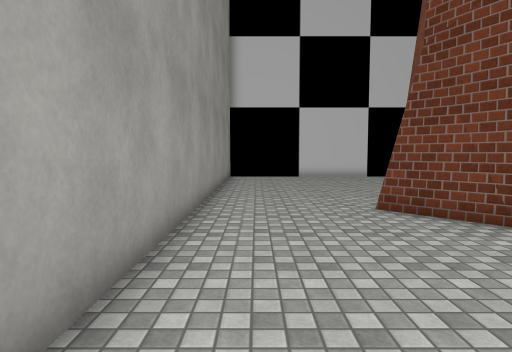
View 1 (above)

14 first-person views from a walk through a 3-D level made in the Unity game engine. The camera is 1.4 m above the floor, tilts 4° down and sees 75° across. The floor is counted in squares, 1 m on a side. Each view is taken from the middle of a square. On the plan, view 1 faces up. The plan holds only what a view shows up to about 15 squares ahead; the rest is blank. The place goes on beyond the plan. The player character is not drawn. Some surface patterns are stand-ins.

View 2
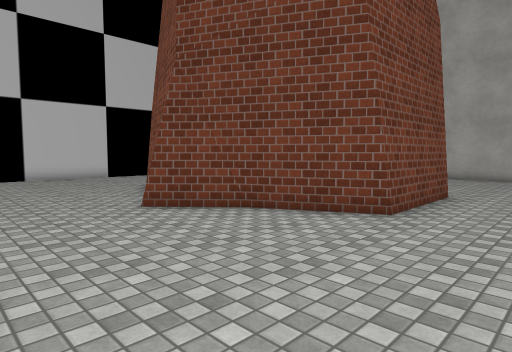

View 3
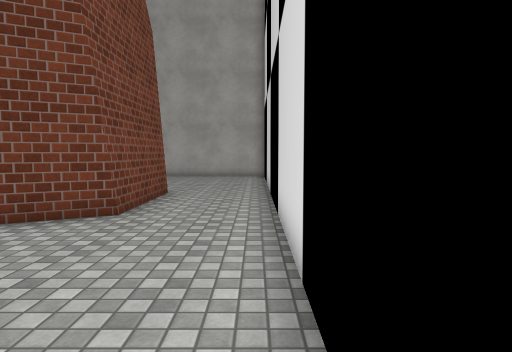

View 4
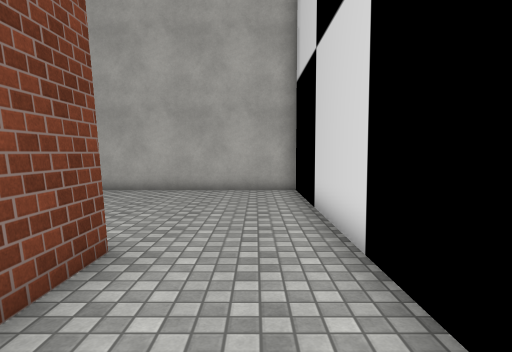

View 5
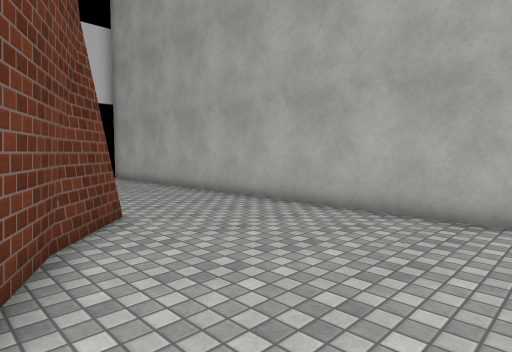

View 6
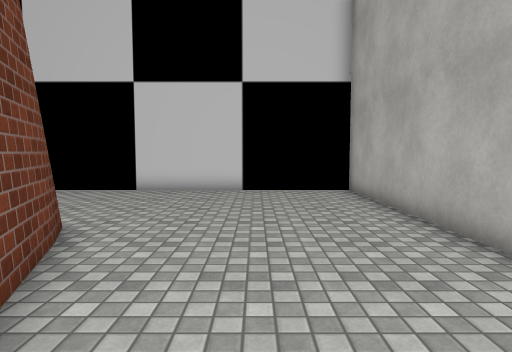

View 7
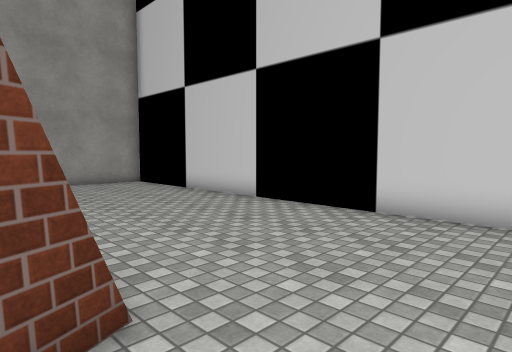

View 8
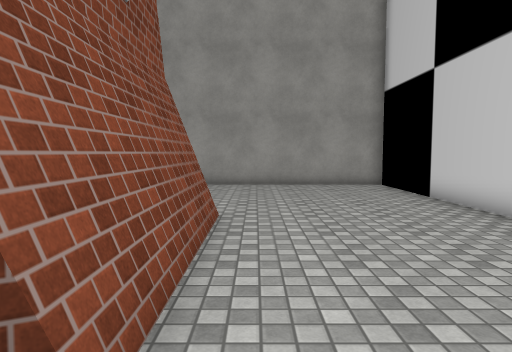

View 9
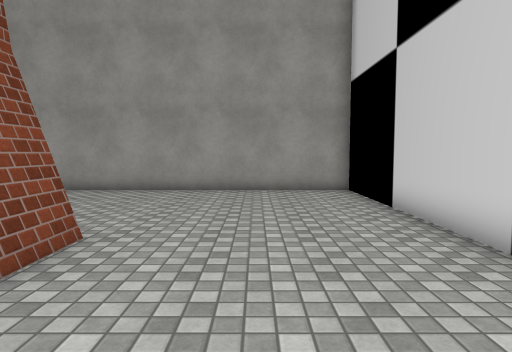

View 10
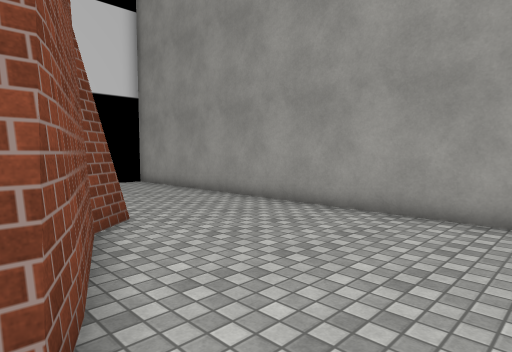

View 11
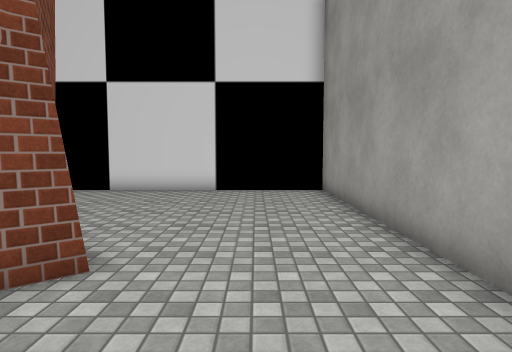

View 12
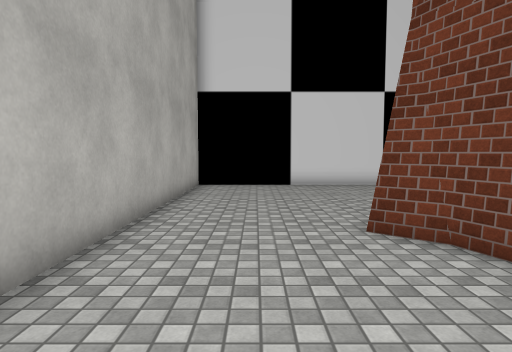

View 13
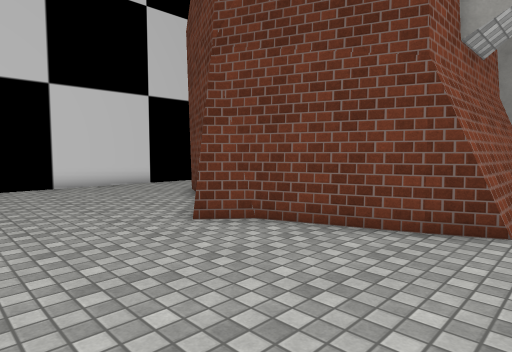

View 14
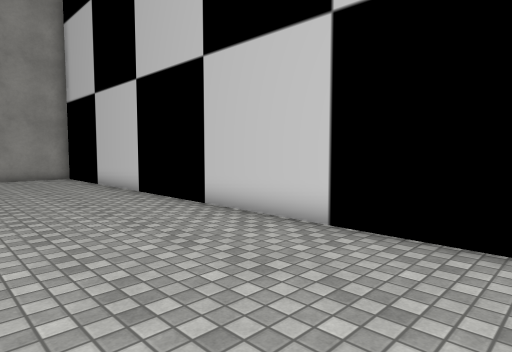

### Floor plan
Points are (right, up) in squares from view 1. A wall is a line through its corners. A room is listed if a view was taken in it or the views show most of it. See-through windows are left out.
Room 1 (views 1, 2, 3, 4, 5, 6, 7, 8, 9, 10, 11, 12, 13, 14)
walls: (5.4, 12.8) (11.5, 12.8); (5.4, 12.6) (11.6, 12.6); (11.4, 13.1) (13.4, 8.7); (11.8, 12) (13.1, 8.4); (6.6, 19.5) (2.4, 19.5); (3.6, 8.6) (5.6, 13.1); (12.9, 8.9) (13.8, 8.1) (12.1, 6.2); (4.9, 6.2) (3.2, 8.1) (4.1, 8.8); (12.6, 6.8) (10.7, 3.1) (6.3, 3.1) (4.4, 6.9); (14.6, 19.5) (10.4, 19.5); (-1.5, 19.6) (-1.5, -0.5); (10.4, -0.5) (14.6, -0.5); (2.4, -0.5) (6.6, -0.5); (18.5, -0.6) (18.5, 19.5)
low walls: (5.6, 13.1) (11.4, 13.1)

Where each view was taken, in squares from view 1:
view 1: 0 up, 0 right, facing up
view 2: 0 up, 1 left, facing up-right
view 3: 0 up, 1 left, facing right
view 4: 1 up, 6 right, facing right
view 5: 1 up, 11 right, facing up-right
view 6: 7 up, 15 right, facing up
view 7: 12 up, 14 right, facing up-left
view 8: 14 up, 13 right, facing left
view 9: 16 up, 11 right, facing left
view 10: 15 up, 6 right, facing down-left
view 11: 12 up, 1 right, facing down
view 12: 14 up, 16 right, facing down
view 13: 14 up, 18 right, facing down-left
view 14: 14 up, 18 right, facing up-left
